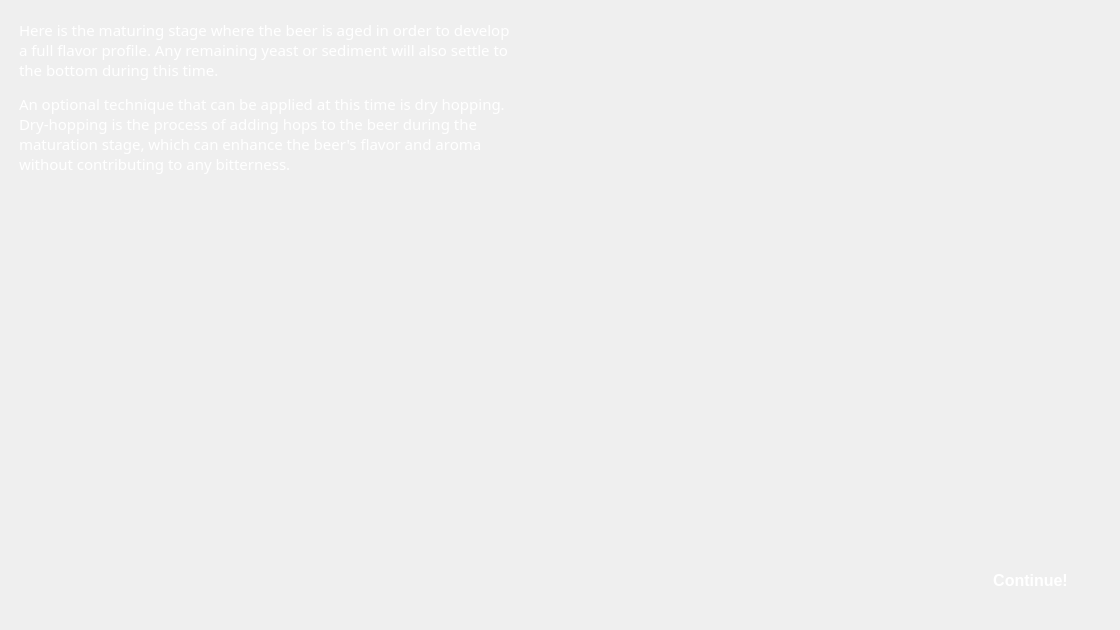
<?xml version="1.0" encoding="UTF-8"?>
<ui version="4.0">
 <class>GermanyMature</class>
 <widget class="QWidget" name="GermanyMature">
  <property name="geometry">
   <rect>
    <x>0</x>
    <y>0</y>
    <width>1120</width>
    <height>630</height>
   </rect>
  </property>
  <property name="windowTitle">
   <string>Form</string>
  </property>
  <widget class="QLabel" name="background">
   <property name="geometry">
    <rect>
     <x>-10</x>
     <y>-10</y>
     <width>1151</width>
     <height>651</height>
    </rect>
   </property>
   <property name="text">
    <string/>
   </property>
   <property name="pixmap">
    <pixmap resource="Pictures.qrc">:/Resources/maturingbackground.png</pixmap>
   </property>
   <property name="scaledContents">
    <bool>true</bool>
   </property>
  </widget>
  <widget class="QLabel" name="info">
   <property name="geometry">
    <rect>
     <x>10</x>
     <y>10</y>
     <width>511</width>
     <height>171</height>
    </rect>
   </property>
   <property name="font">
    <font>
     <family>Trebuchet MS</family>
     <pointsize>11</pointsize>
     <bold>false</bold>
    </font>
   </property>
   <property name="styleSheet">
    <string notr="true">color: white;
background: qlineargradient(
        x1:0, y1:0, x2:0, y2:1,
        stop:0 rgba(100, 100, 100, 100),
        stop:1 rgba(30, 30, 30, 220)
    );    
border-radius: 20px;
padding: 5px;</string>
   </property>
   <property name="text">
    <string>&lt;html&gt;&lt;head/&gt;&lt;body&gt;&lt;p&gt;Here is the maturing stage where the beer is aged in order to develop a full flavor profile. Any remaining yeast or sediment will also settle to the bottom during this time.&lt;/p&gt;&lt;p&gt;An optional technique that can be applied at this time is dry hopping. Dry-hopping is the process of adding hops to the beer during the maturation stage, which can enhance the beer's flavor and aroma without contributing to any bitterness.&lt;/p&gt;&lt;/body&gt;&lt;/html&gt;</string>
   </property>
   <property name="alignment">
    <set>Qt::AlignmentFlag::AlignLeading|Qt::AlignmentFlag::AlignLeft|Qt::AlignmentFlag::AlignTop</set>
   </property>
   <property name="wordWrap">
    <bool>true</bool>
   </property>
  </widget>
  <widget class="QPushButton" name="continueButton">
   <property name="geometry">
    <rect>
     <x>970</x>
     <y>560</y>
     <width>121</width>
     <height>41</height>
    </rect>
   </property>
   <property name="styleSheet">
    <string notr="true">QPushButton {
    /* Base style */
    color: white;
    background-color: qlineargradient(
        x1: 0, y1: 0, 
        x2: 0, y2: 1, 
        stop: 0 #5cb85c, 
        stop: 1 #4cae4c);
    border: none;
    border-radius: 10px;
    padding: 8px 16px;
    font-size: 16px;
    font-weight: bold;
}

QPushButton:hover {
    /* Slightly brighter on hover */
    background-color: qlineargradient(
        x1: 0, y1: 0, 
        x2: 0, y2: 1, 
        stop: 0 #66bb6a, 
        stop: 1 #43a047);
}

QPushButton:pressed {
    /* Darker when pressed */
    background-color: qlineargradient(
        x1: 0, y1: 0, 
        x2: 0, y2: 1, 
        stop: 0 #43a047, 
        stop: 1 #388e3c);
}
</string>
   </property>
   <property name="text">
    <string>Continue!</string>
   </property>
  </widget>
 </widget>
 <resources>
  <include location="Pictures.qrc"/>
 </resources>
 <connections/>
</ui>
